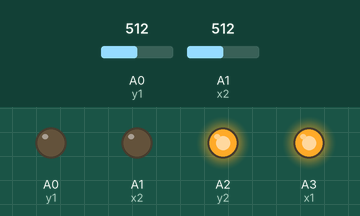
Bench run of a sketch on a simulated Arduino Uno, built with avr-gcc and run on an emulated ATmega328P. Shown: output pins drawn as LEDs (lit = HIGH). The test bench sets the inputs (shaded band); at power-on: A0 (y1) = 512, A1 (x2) = 512. What the sketch prints to the serial monitor is not drawn.

Above: at 0.05 s.
Timing chart, 0 to 3.0 s (numbered marks = the images above):
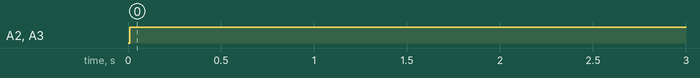

The sketch:

touchscreenxyexample.ino
```cpp
//This program measures the coordinates of x and y, and will constantly update on wherever the touchscreen is touched.

int y1 = A0;
int y2 = A2;
int x1 = A3;
int x2 = A1;

void setup() {
  Serial.begin(9600);
}

//Configures the specified pins to input/ouput
int readX(){
  pinMode(y1, INPUT);
  pinMode(x2, OUTPUT);
  pinMode(y2, INPUT);
  pinMode(x1, OUTPUT);

  digitalWrite(x2, LOW);
  digitalWrite(x1, HIGH);

  delay(10);
  return analogRead(y1);
}

int readY(){

  pinMode(y1, OUTPUT);
  pinMode(x2, INPUT);
  pinMode(y2, OUTPUT);
  pinMode(x1, INPUT);

  digitalWrite(y1, LOW);
  digitalWrite(y2, HIGH);
  delay(10);
  return analogRead(x2);
}

void loop()
{
  int x = readX();
  int y = readY();

   if(x < 1000 & y < 1000){
    Serial.print("x coordinate: ");
    Serial.print(x-100);
    Serial.print(" ||");
    Serial.print(" y coordinate: ");
    Serial.println(y- 130);
  }
//Reads at a slower value, to see the difference in coordinates.
//Increase for more accurate and faster read
  delay(500);

}
```

Measured:
- by itself, A2 (y2): LOW → HIGH at 0.01 s
- by itself, A3 (x1): LOW → HIGH at 0.00 s
